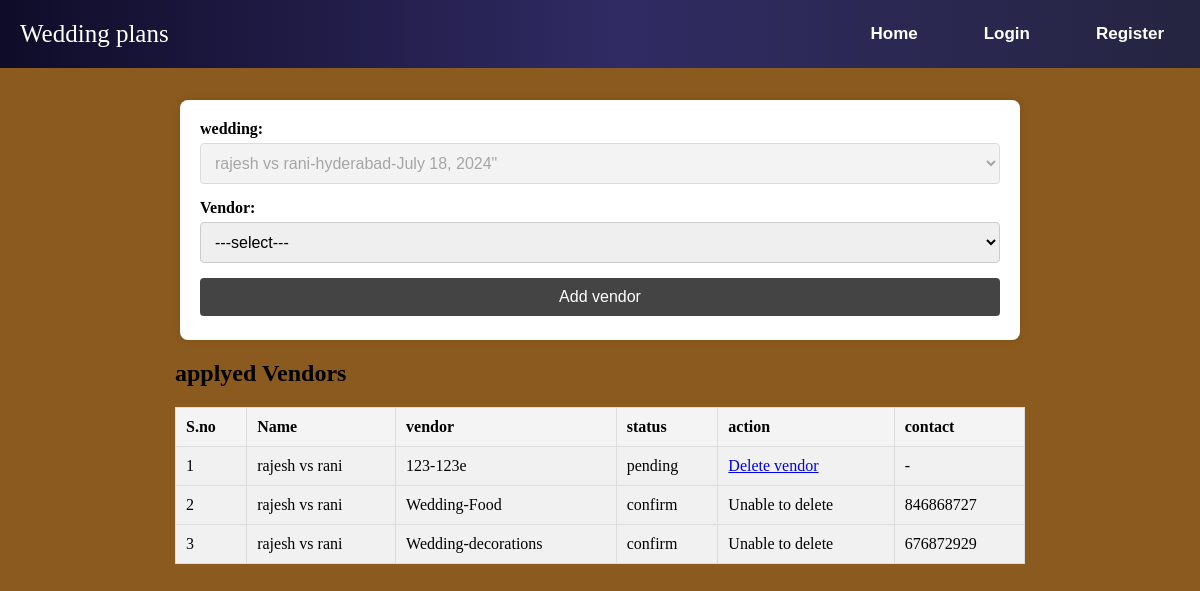
The app's page /add-vendors/1/ with its own data.
### Wedding/models.py (models this page shows, shortened)
class Wedding(models.Model):
    user=models.ForeignKey(User, on_delete=models.CASCADE)
    name = models.CharField(max_length=200)
    date = models.DateField()
    location = models.CharField(max_length=300)

class select(models.Model):
    user=models.ForeignKey(User, on_delete=models.CASCADE)
    wedding=models.ForeignKey(Wedding, on_delete=models.CASCADE)
    vendor=models.ForeignKey(Vendor, on_delete=models.CASCADE)
    status=models.TextField(default='pending')

class Vendor(models.Model):
    user=models.ForeignKey(User, on_delete=models.CASCADE)
    name = models.CharField(max_length=200)
    service = models.CharField(max_length=200)
    contact_info = models.TextField()

### Wedding/views.py (the view)
# urls.py: path('add-vendors/<int:pk>/',views.add_vendors,name='add_vendors'),
def add_vendors(request,pk):
    data=Wedding.objects.get(id=pk)
    selected=select.objects.filter(wedding=data)
    vendors=Vendor.objects.all()
    if request.method=='POST':
        vendor_id=request.POST['vendor']
        vendor=Vendor.objects.get(id=vendor_id)
        Select=select.objects.create(user=request.user,wedding=data,vendor=vendor)
        Select.save()
        return redirect('wedding_vendor')
    return render(request,'addvendors.html',{'data':data,'vendors':vendors,'selected':selected})

### template/addvendors.html (shortened to what this page needs)
{% extends "base.html" %}
{% block main %}
<div class="main">
<form method="post">
    <div class="form-group">
        <label for="id_status">wedding:</label>
        <select id="id_status" name="wedding" required disabled>
            {% if data %}
            <option value="{{data.id}}">{{data.name}}-{{data.location}}-{{data.date}}"</option>
            {% else %}
            <option>Empty</option>
            {% endif %}
        </select>
    </div>
    <div class="form-group">
        <label for="id_status">Vendor:</label>
        <select id="id_status" name="vendor" required>
            <option >---select---</option>
        </select>
    </div>
    <button type="submit" class="button">Add vendor</button>
</form>
</div>
<div class="listtable">
    {% if selected %}
<section class="vendorlist">
    <h2>applyed Vendors </h2>
    {% if selected %}
    <table>
        <thead>
            <tr>
                <th>S.no</th>
                <th>Name</th>
                <th>vendor</th>
                <th>status</th>
                <th>action</th>
                <th>contact</th>
            </tr>
        </thead>
        <tbody>
            {% for service in selected %}
                <tr>
                    <td>{{ forloop.counter }}</td>
                    <td>{{service.wedding.name}}</td>
                    <td>{{service.vendor.name}}-{{service.vendor.service}}</td>
                    <td>{{service.status}}</td>
                    {% if service.status == 'pending' %}
                    <td><a href="{% url 'delete_vendor' pk=service.id %}">Delete vendor</a></td>
                    <td>-</td>
                    {% elif service.status == 'confirm' %}
                    <td>Unable to delete</td>
                    <td>{{service.vendor.contact_info}}</td>
                    {% else %}
                    <td>Unable to delete</td>
                    <td>-</td>
                    {% endif %}
                </tr>
                {% endfor %}
        </tbody>
    </table>
    {% else %}
    <p>empty</p>
    {% endif %}
</section>
{% endif %}
</div>
{% endblock %}

### template/base.html (style rules this page uses)
body, h1 { margin: 0; padding: 0; background-color: rgb(139, 90, 30); }
button { border: transparent; background-color: transparent; }

### template/addvendors.html (style rules this page uses)
.listtable { display:flex; justify-content:center; }
table { border-collapse: collapse; margin-bottom: 20px; overflow-x:scroll; width:850px; }
table th, table td { padding: 10px; border: 1px solid #ddd; text-align: left; background-color: #f1f1f1; }
table th { background-color: #f4f4f4; font-weight: bold; }
.main { max-width: 800px; margin: 0 auto; padding: 20px; background: #fff; border-radius: 8px; box-shadow: 0 0 10px rgba(0, 0, 0, 0.1); height:200px; margin-top:60px; }
form { display: flex; flex-direction: column; height:500px }
.form-group { margin-bottom: 15px; }
.form-group label { display: block; margin-bottom: 5px; font-weight: bold; }
.form-group input, .form-group select, .form-group textarea { width: 100%; padding: 10px; border: 1px solid #ccc; border-radius: 4px; font-size: 1em; }
.button { padding: 10px 15px; border: none; background: #444; color: #fff; border-radius: 4px; cursor: pointer; font-size: 1em; }

### records on screen
Wedding: wedding "rajesh vs rani-hyderabad-July 18, 2024\""
select: wedding.name "rajesh vs rani", vendor.name "123", vendor.service "123e", status "pending", shows "Delete vendor"
select: wedding.name "rajesh vs rani", vendor.name "Wedding", vendor.service "Food", status "confirm", vendor.contact_info "846868727"
select: wedding.name "rajesh vs rani", vendor.name "Wedding", vendor.service "decorations", status "confirm", vendor.contact_info "676872929"
